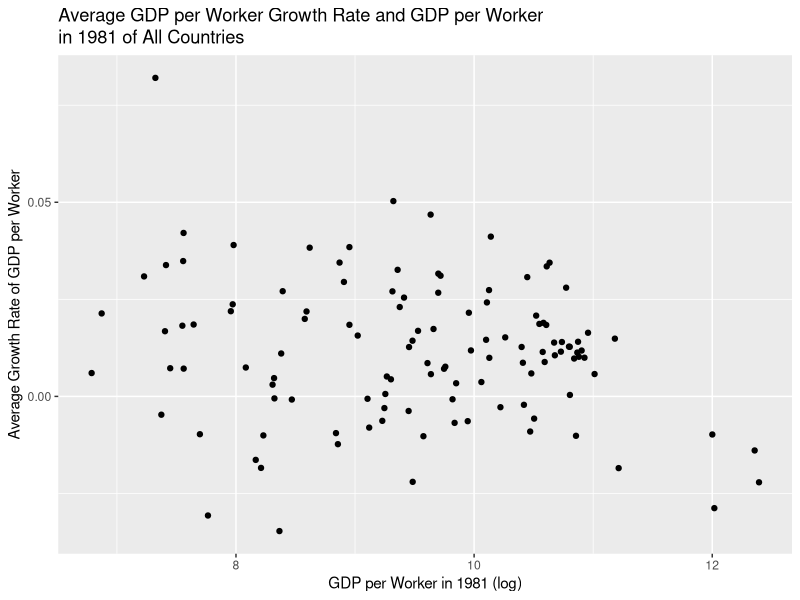
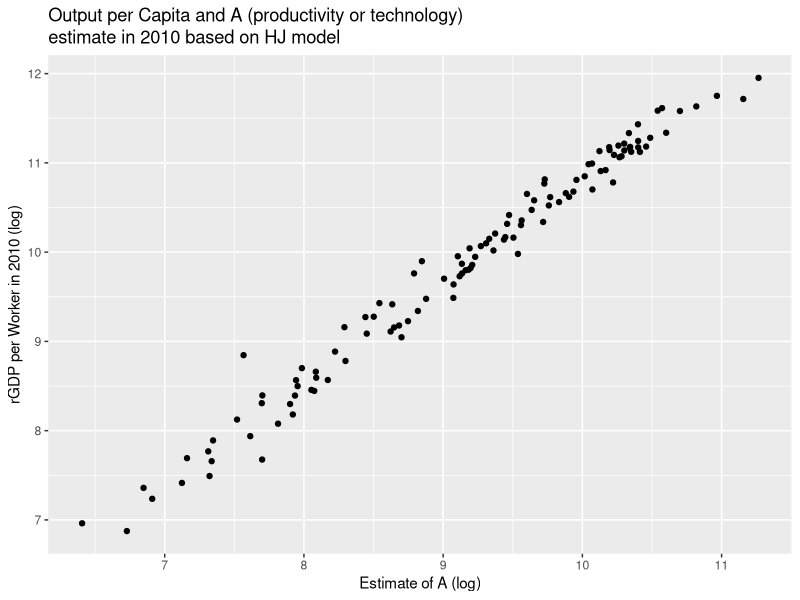
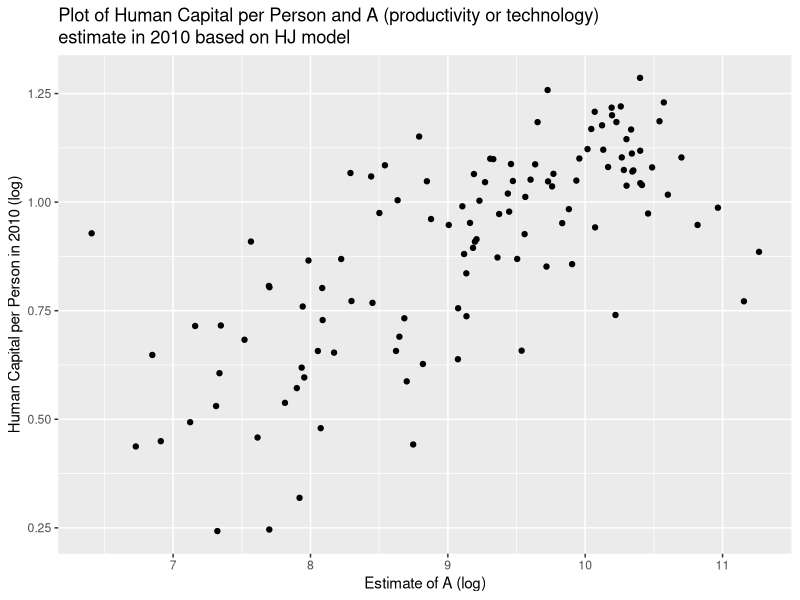

These charts were generated, in order, by the following R code:
## ---- chunk 1
suppressPackageStartupMessages({
  library(tidyverse)
  library(ggplot2)
})
## ---- chunk 2
country_data = read.csv("cross_country_data.csv")
head(country_data, 10)
## ---- chunk 3
country_data <- country_data %>% 
  transform(output_per_worker = RealGDP / LaborForce)
  
country_data_gdp_per_worker_1981_2010 <- country_data %>% 
  filter(Year %in% c(1981, 2010)) %>% 
  select(Country, Year, output_per_worker) %>% 
  pivot_wider(names_from = Year, 
             values_from = output_per_worker, 
             names_prefix = "output_per_worker_")

head(country_data_gdp_per_worker_1981_2010, 5)
## ---- chunk 4
summary_country_data <- country_data %>% 
  group_by(Country) %>% 
  summarise_at(vars(SavingsRate), list(savings_mean = mean))

head(summary_country_data, 10)
## ---- chunk 5
# GET SAVINGS MEAN
summary_country_data <- country_data %>% 
  group_by(Country) %>% 
  summarise_at(vars(SavingsRate), list(savings_mean = mean))

# GET AVG GROWTH RATE OF LABOR (n) and AVG GROWTH RATE OF GDP PER WORKER (g)
summary_country_data <- country_data %>% 
  filter(Year %in% c(1981, 2010)) %>% 
  select(Country, Year, LaborForce, output_per_worker) %>% 
  pivot_wider(names_from = Year, 
              values_from = c(output_per_worker, LaborForce), 
              names_sep = "_", 
              names_prefix = "year_") %>% 
  transform(avg_growth_labor = 
              (1/29) * log(LaborForce_year_2010 / LaborForce_year_1981)) %>% 
  transform(avg_growth_gdp_per_worker = 
              (1/29) * log(output_per_worker_year_2010 / output_per_worker_year_1981)) %>% 
  left_join(summary_country_data, by = "Country")

head(summary_country_data %>% 
       select(Country, avg_growth_labor, avg_growth_gdp_per_worker, savings_mean), 
     5)

## ---- chunk 6
country_data %>%  summarise(num_countries = n_distinct(Country))
## ---- chunk 7
summary_country_data %>% 
  summarise_at(vars(output_per_worker_year_1981, 
                    output_per_worker_year_2010, 
                    savings_mean,
                    avg_growth_labor, 
                    avg_growth_gdp_per_worker), 
               list(mean = mean)) %>% 
  mutate(across(everything(), ~ round(., digits = 4))) %>%  
  pivot_longer(cols=everything(), names_to = "variable", values_to = "value")
## ---- chunk 8
summary_country_data %>% 
  summarise_at(vars(output_per_worker_year_1981, 
                    output_per_worker_year_2010, 
                    savings_mean,
                    avg_growth_labor, 
                    avg_growth_gdp_per_worker), list(sd = sd)) %>% 
  mutate(across(everything(), ~ round(., digits = 4))) %>%  
  pivot_longer(cols=everything(), names_to = "variable", values_to = "value")
## ---- chunk 9
summary_country_data %>% 
  summarise_at(vars(output_per_worker_year_1981, 
                    output_per_worker_year_2010, 
                    savings_mean,
                    avg_growth_labor,
                    avg_growth_gdp_per_worker), 
               list(min = min)) %>% 
  mutate(across(everything(), ~ round(., digits = 4))) %>%  
  pivot_longer(cols=everything(), names_to = "variable", values_to = "value")
## ---- chunk 10
summary_country_data %>% 
  summarise_at(vars(output_per_worker_year_1981, 
                    output_per_worker_year_2010, 
                    savings_mean,
                    avg_growth_labor,
                    avg_growth_gdp_per_worker), 
               list(max = max)) %>% 
  mutate(across(everything(), ~ round(., digits = 4))) %>%  
  pivot_longer(cols=everything(), names_to = "variable", values_to = "value")
## ---- chunk 11
summary_country_data %>% 
  ggplot(aes(x=log(output_per_worker_year_1981), y=avg_growth_gdp_per_worker)) +
  geom_point() +
  labs(title="Average GDP per Worker Growth Rate and GDP per Worker
  \nin 1981 of All Countries ",
        x ="GDP per Worker in 1981 (log)", y = "Average Growth Rate of GDP per Worker") +
  theme(plot.title = element_text(lineheight=.5))
## ---- chunk 12
ols_data <- data.frame(
  # y value:
  avg_growth_gdp_per_worker = summary_country_data[['avg_growth_gdp_per_worker']],
  # x value:
  log_output_per_worker_year_1981 = log(summary_country_data[['output_per_worker_year_1981']])
)
head(ols_data, 3)
## ---- chunk 13
ols_model <- lm(avg_growth_gdp_per_worker~log_output_per_worker_year_1981, data=ols_data)
summary(ols_model)
## ---- chunk 14
ols_data_mrw <- data.frame(
  # y value:
  avg_growth_gdp_per_worker = summary_country_data[['avg_growth_gdp_per_worker']],
  # x1 value:
  log_output_per_worker_year_1981 = log(summary_country_data[['output_per_worker_year_1981']]),
  # x2 value:
  log_avg_growth_labor_plus_0.05 = log(summary_country_data[['avg_growth_labor']] + 0.05 )
)

head(ols_data_mrw, 5)

## ---- chunk 15
ols_model_mrw <- lm(avg_growth_gdp_per_worker~log_output_per_worker_year_1981+log_avg_growth_labor_plus_0.05, data=ols_data_mrw)
summary(ols_model_mrw)
## ---- chunk 16

hj_data <- country_data %>% 
  filter(Year == 2010) %>% 
  transform(capital_per_output = PhysicalCapital / RealGDP) %>%  # capital per output in 2010 
  transform(recip_human_cap = 1 / HumanCapital) %>%  # reciprocal of human capital per person
  select(Country, Year, capital_per_output, recip_human_cap, HumanCapital)

head(hj_data %>% select(-HumanCapital), 5)

## ---- chunk 17

hj_data <- hj_data %>% 
  left_join(summary_country_data %>% select(Country, output_per_worker_year_2010), by="Country") %>% 
  transform(A_estimate = output_per_worker_year_2010 * capital_per_output^(2/9) * recip_human_cap) %>% 
  transform(log_A_estimate = log(A_estimate))

head(hj_data %>%  select(A_estimate, log_A_estimate), 5)

## ---- chunk 18

hj_data %>% 
  summarise_at(vars(log_A_estimate), list(log_A_mean = mean, log_A_sd = sd))

## ---- chunk 19
hj_data %>% 
  ggplot(aes(x=log_A_estimate, y=log(output_per_worker_year_2010))) +
  geom_point() +
  labs(title="Output per Capita and A (productivity or technology)
  \nestimate in 2010 based on HJ model",
        x ="Estimate of A (log)", y = "rGDP per Worker in 2010 (log)") +
  theme(plot.title = element_text(lineheight=.5))

## ---- chunk 20
hj_data %>% 
  ggplot(aes(x=log_A_estimate, y=log(HumanCapital))) +
  geom_point() +
  labs(title="Plot of Human Capital per Person and A (productivity or technology) 
  \nestimate in 2010 based on HJ model",
        x ="Estimate of A (log)", y = "Human Capital per Person in 2010 (log)") +
  theme(plot.title = element_text(lineheight=.5))

## ---- chunk 21
hj_ols_model <- lm(log(output_per_worker_year_2010)~log_A_estimate, data=hj_data)
summary(hj_ols_model)
